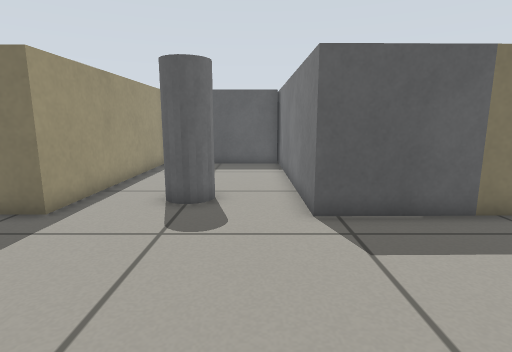
view 1 (above)

16 first-person views from a walk through a robot-simulator world made for Gazebo. The camera is 0.57 m above the floor, tilts 10° down and sees 80° across. The floor is counted in squares, 0.25 m on a side. Each view is taken from the middle of a square. On the plan, view 1 faces up. The plan holds only what a view shows up to about 18 squares ahead; the rest is blank.

view 2
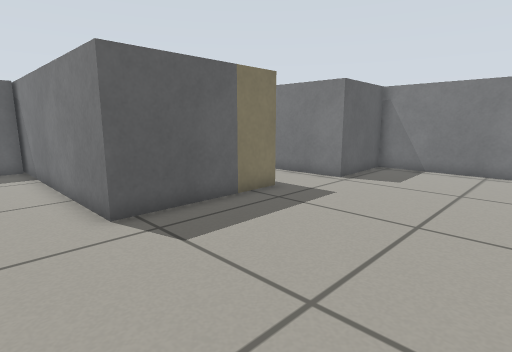

view 3
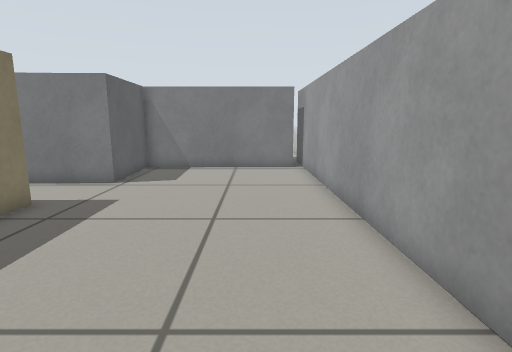

view 4
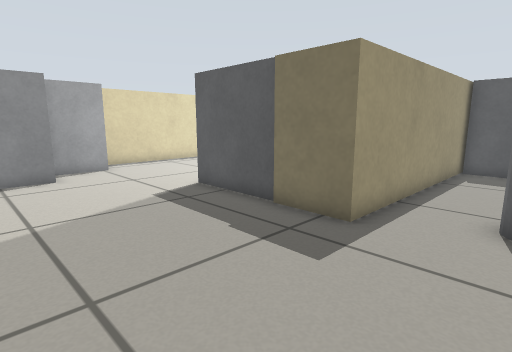

view 5
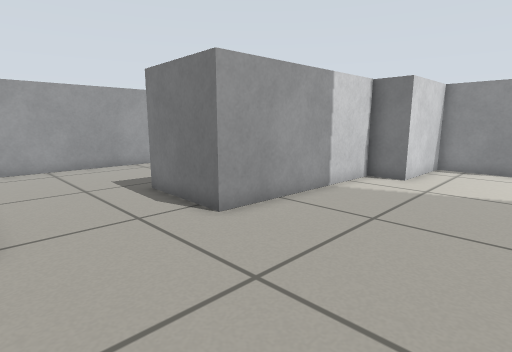

view 6
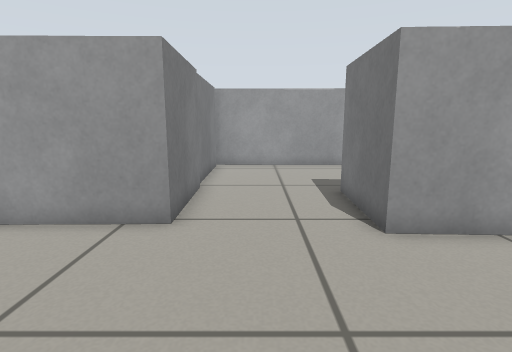

view 7
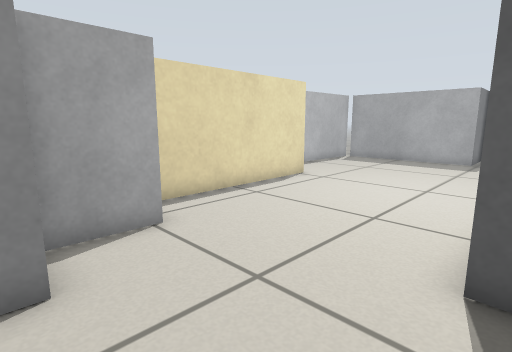

view 8
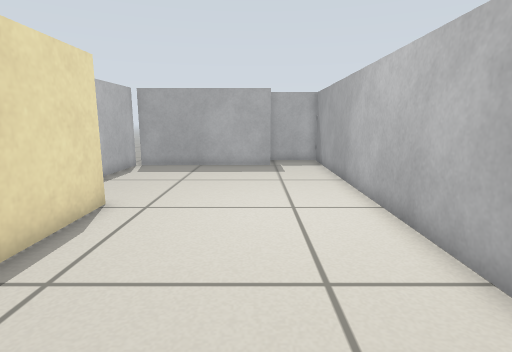

view 9
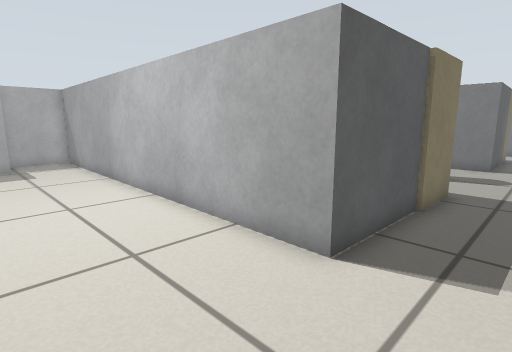

view 10
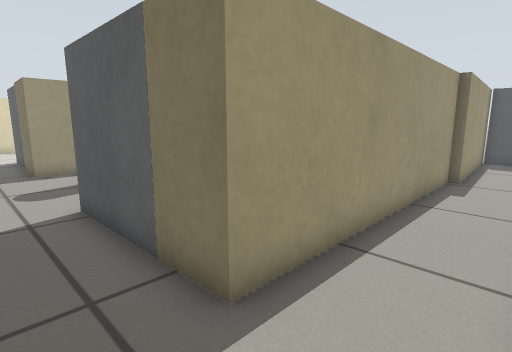

view 11
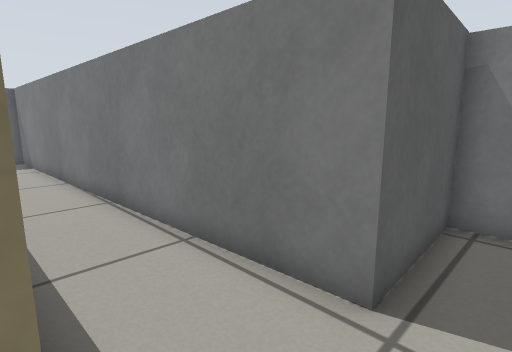

view 12
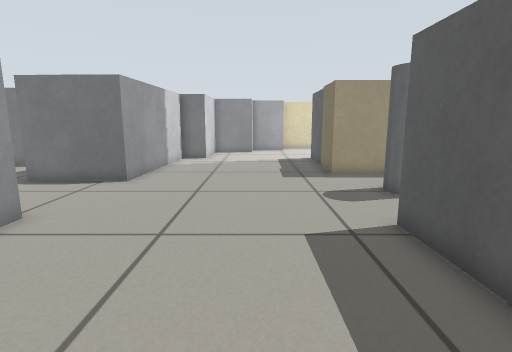

view 13
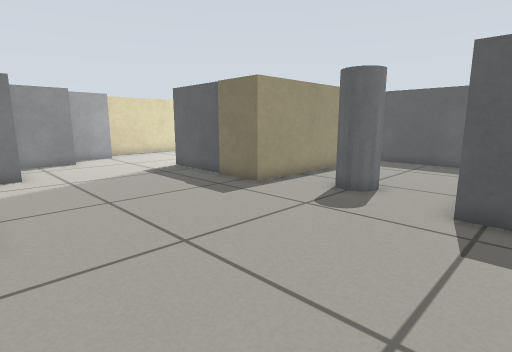

view 14
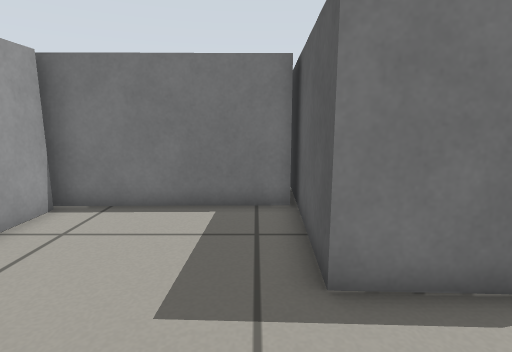

view 15
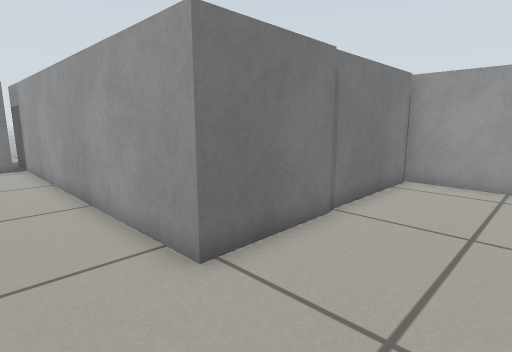

view 16
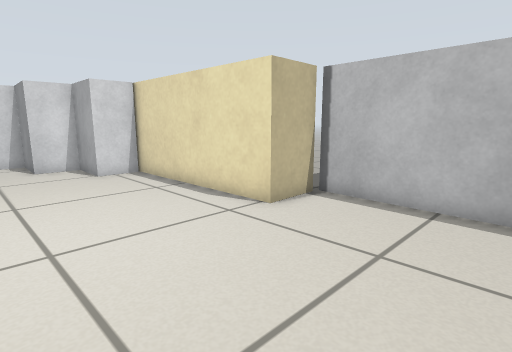

### Floor plan
Key: @ floor where view 1 was taken; # wall or solid block; . floor; B grey box; C grey cylinder.
Columns run from 22 left of view 1 to 15 right of it. Each row starts with its distance up from view 1.
 26                              #BBB
 25                              #..B
 24         BBBB                 #..B
 23         B..B                 #..B
 22  BBBBBBB...B                 #..B
 21  B.........B                 #..B
 20  B.........B                 #..B
 19 BB.........B                 #..B
 18 B..........B     #           #..B
 17 B.........BB     #BBBBBB     #..B
 16 B.........B      #.....B     #..B
 15 B.........B      #.....B     #..B
 14 B###......B      #.....B     #..B
 13    #......B      #.....B     #..B
 12    #......B      #.....B     #..B
 11    #......B      #.....B     #..B
 10    #......B      #.. ..B     #..B
  9    #......B      #.CCC.B     #..B
  8    #......BBBBB ##..C..BB    #..B
  7    #..........B##.......BBBB##..BB BBB
  6    #BB...........................BBB.B
  5      B...............................B
  4      BB..............................B
  3       BB.............................B
  2       B..............................B
  1       BBBBB..........................B
  0           B...........@..............B
 -1           BBBBBBBBB..............BBBBB
 -2                   B....BBBBBBBBBBB
 -3                   B....B
 -4                   B....B
 -5            BBBBBBBB....B
 -6               B........B
 -7               B........B
 -8               B........B
 -9               B........B
-10               B........B
-11               BBBBBBBBBB
-12                        B

Where each view was taken, in squares from view 1:
view 1: 0 up, 0 right, facing up
view 2: 0 up, 1 left, facing up-right
view 3: 1 up, 1 left, facing right
view 4: 1 up, 2 left, facing up-left
view 5: 5 up, 1 right, facing down-left
view 6: 5 up, 1 left, facing down
view 7: 3 up, 11 left, facing up-left
view 8: 6 up, 15 left, facing up
view 9: 5 up, 16 left, facing up-right
view 10: 5 up, 10 right, facing up-left
view 11: 5 up, 7 right, facing up-right
view 12: 4 up, 8 right, facing left
view 13: 1 down, 3 right, facing up-left
view 14: 6 down, 0 right, facing left
view 15: 1 up, 3 left, facing down-right
view 16: 20 up, 13 left, facing down-left
